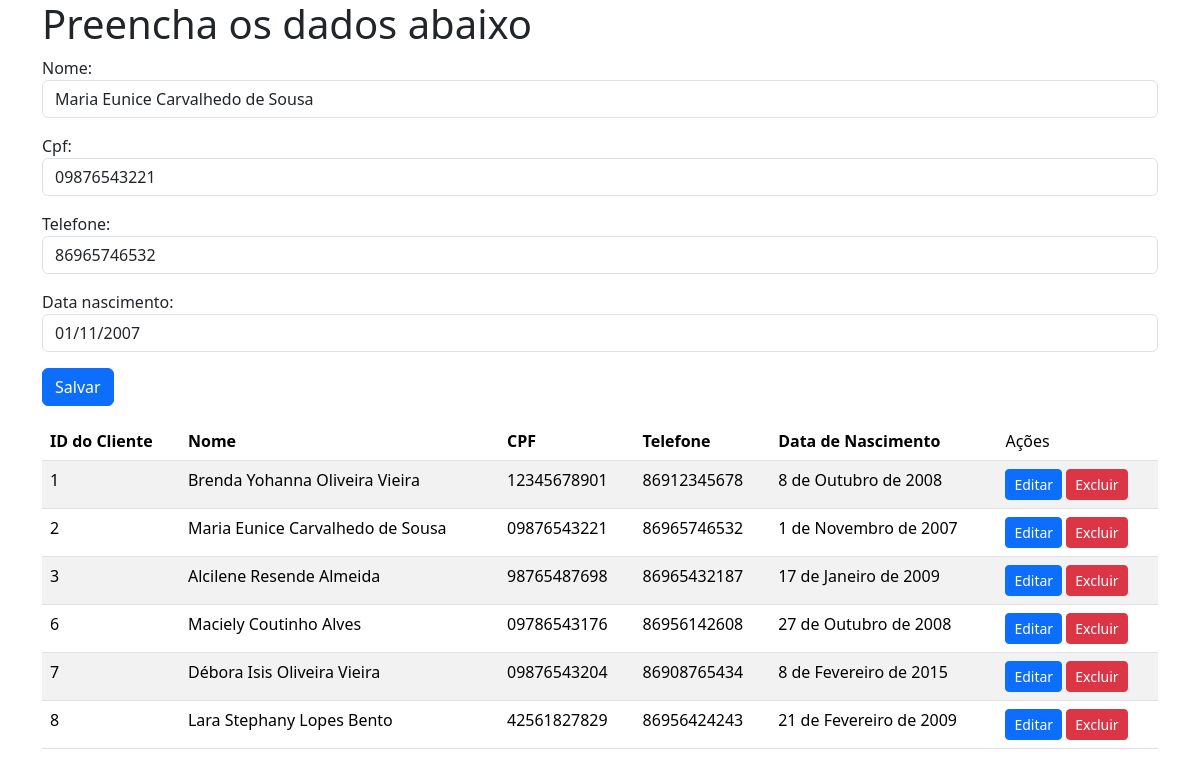
The app's page /atualizar-cliente/2/ (signed in) with its own data.
### apps/clientes/models.py (models this page shows, shortened)
class Cliente(models.Model):
    nome = models.CharField(verbose_name="Nome completo", max_length=100)
    cpf = models.CharField(verbose_name="CPF", max_length=14)
    telefone = models.CharField(verbose_name="Telefone", max_length=14)
    data_nascimento = models.DateField(verbose_name="Data de Nascimento")

### apps/clientes/views.py (the view, shortened to what this page needs)
# urls.py: path('atualizar-cliente/<int:id>/', views.atualizar_cliente, name='atualizar_cliente'),
@login_required
def atualizar_cliente(request, id):
    try:
        cliente = Cliente.objects.get(id=id)
    except Cliente.DoesNotExist:
        return HttpResponse('<h1>Cliente não encontrado</h1>')
    form = ClienteForm(instance=cliente)
    template_name = 'novo_cliente.html'
    clientes = Cliente.objects.all()
    context = {
        'form': form,
        'clientes': clientes,
    }
    return render(request, template_name, context)

### apps/clientes/forms.py
class ClienteForm(forms.ModelForm):
    nome = forms.CharField(widget=forms.TextInput(attrs={"class": "form-control"}))
    cpf = forms.CharField(widget=forms.TextInput(attrs={"class": "form-control"}))
    telefone = forms.CharField(widget=forms.TextInput(attrs={"class": "form-control"}))
    data_nascimento = forms.CharField(widget=forms.DateInput(attrs={"class": "form-control"}))
    class Meta:
        model = Cliente
        fields = '__all__'

### apps/clientes/templates/novo_cliente.html (shortened to what this page needs)
<html>
    <link href="https://cdn.jsdelivr.net/npm/bootstrap@5.3.8/dist/css/bootstrap.min.css" rel="stylesheet">
    <body>
        <div class="container">
            <form method="post">
            <h1>Preencha os dados abaixo</h1>
            <div class="mb-3">
            {{form.as_p}}
            </div>
            <button type= "submit" class="btn btn-primary">Salvar</button>
        </form>
        <table class="table table-striped table-hover">
            <thead>
                <th>ID do Cliente</th>
                <th>Nome</th>
                <th>CPF</th>
                <th>Telefone</th>
                <th>Data de Nascimento</th>
                <td>Ações</td>
            </thead>
            <tbody>
                {% for cliente in clientes %}
                    <tr>
                        <td>{{ cliente.id }}</td>
                        <td>{{ cliente.nome }}</td>
                        <td>{{ cliente.cpf }}</td>
                        <td>{{ cliente.telefone }}</td>
                        <td>{{ cliente.data_nascimento }}</td>
                        <td>
                            <a href="{% url 'atualizar_cliente' cliente.id %}" class="btn btn-primary btn-sm">Editar</a>
                            <a href="{% url 'excluir_cliente' cliente.id %}" class="btn btn-danger btn-sm">Excluir</a>
                        </td>
                    </tr>
                {% endfor %}
            </tbody>
        </table>
        </div>
    </body>
</html>

### records on screen
Cliente: nome "Maria Eunice Carvalhedo de Sousa", cpf "09876543221", telefone "86965746532", data_nascimento "01/11/2007", id "2", data_nascimento "1 de Novembro de 2007"
Cliente: id "1", nome "Brenda Yohanna Oliveira Vieira", cpf "12345678901", telefone "86912345678", data_nascimento "8 de Outubro de 2008"
Cliente: id "3", nome "Alcilene Resende Almeida", cpf "98765487698", telefone "86965432187", data_nascimento "17 de Janeiro de 2009"
Cliente: id "6", nome "Maciely Coutinho Alves", cpf "09786543176", telefone "86956142608", data_nascimento "27 de Outubro de 2008"
Cliente: id "7", nome "Débora Isis Oliveira Vieira", cpf "09876543204", telefone "86908765434", data_nascimento "8 de Fevereiro de 2015"
Cliente: id "8", nome "Lara Stephany Lopes Bento", cpf "42561827829", telefone "86956424243", data_nascimento "21 de Fevereiro de 2009"
